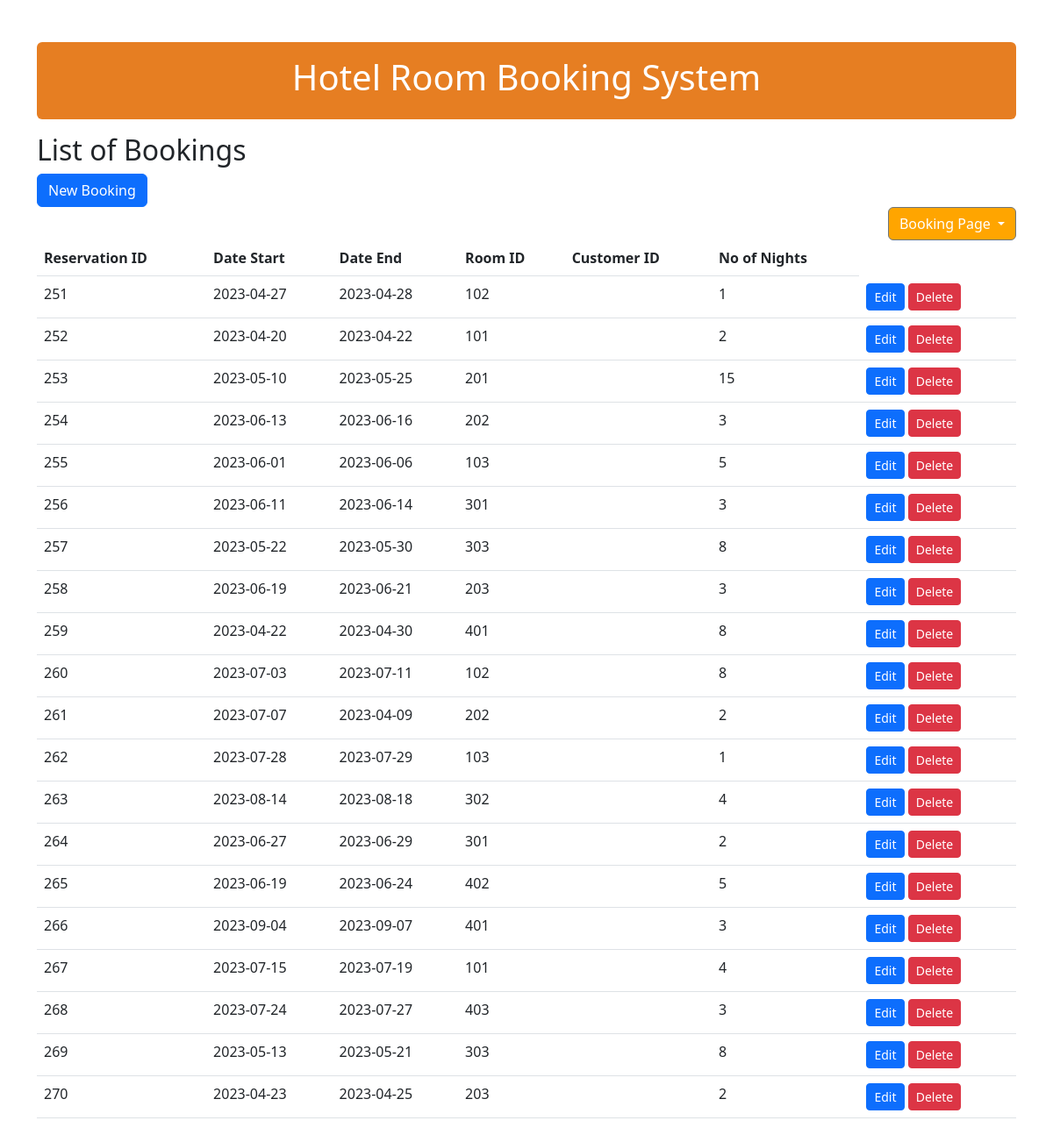
The page /bookings.php on the database its author committed.
### tables this page shows
CREATE TABLE `bookings` (
  `reservationid` int(11) NOT NULL,
  `datestart` date NOT NULL,
  `dateend` date NOT NULL,
  `roomid` int(11) DEFAULT NULL,
  `customers_id` int(11) DEFAULT NULL,
  `noofnights` int(11) DEFAULT NULL
);

### bookings.php (the view, shortened to what this page needs)
<!DOCTYPE html>
<html lang="en">
<head>
    <link rel= "stylesheet" href= "https://cdn.jsdelivr.net/npm/bootstrap@5.3.0-alpha3/dist/css/bootstrap.min.css">
    <link href="https://getbootstrap.com/docs/5.3/assets/css/docs.css" rel="stylesheet">
</head>
<body>
    <div class= "container my-5">
        <div class="text-center alert alert-danger" style="background:#e67e22;border:none;color:#fff" >
            <h1>Hotel Room Booking System</h1>
        </div>
        <h2>List of Bookings</h2>
        <a class="btn btn-primary" href="/mywebsite/createbookings.php" role="button">New Booking</a>
        <div class="dropdown-center">
            <button class="btn btn-secondary dropdown-toggle" type="button" data-bs-toggle="dropdown" aria-expanded="false" style="float:right; background-color: orange;">
                Booking Page
            </button>
        </div>
        <br>
        <table class="table">
            <thead>
                <tr>
                    <th>Reservation ID</th>
                    <th>Date Start</th>
                    <th>Date End</th>
                    <th>Room ID</th>
                    <th>Customer ID</th>
                    <th>No of Nights</th>
                </tr>
            </thead>
            <tbody>
                <?php
                $servername = "localhost";
                $username = "root";
                $password = "";
                $database = "bookingsystem";
                $connection = new mysqli($servername, $username, $password, $database);
                $sql = "SELECT * FROM bookings";
                $result = $connection->query($sql);
                while($row = $result->fetch_assoc()) {
                    echo "
                    <tr>
                        <td>$row[reservationid]</td>
                        <td>$row[datestart]</td>
                        <td>$row[dateend]</td>
                        <td>$row[roomid]</td>
                        <td>$row[customers_id]</td>
                        <td>$row[noofnights]</td>
                        <td>
                            <a class='btn btn-primary btn-sm' href='/mywebsite/editbookings.php?reservationid=$row[reservationid]'>Edit</a>
                            <a class='btn btn-danger btn-sm' href='/mywebsite/deletebookings.php?reservationid=$row[reservationid]'>Delete</a>
                        </td>
                    </tr>
                    ";
                }
                ?>
            </tbody>
        </table>
    </div>
</body>
</html>

### rows shown on the page
bookings: reservationid "251", datestart "2023-04-27", dateend "2023-04-28", roomid "102", noofnights "1"
bookings: reservationid "252", datestart "2023-04-20", dateend "2023-04-22", roomid "101", noofnights "2"
bookings: reservationid "253", datestart "2023-05-10", dateend "2023-05-25", roomid "201", noofnights "15"
bookings: reservationid "254", datestart "2023-06-13", dateend "2023-06-16", roomid "202", noofnights "3"
bookings: reservationid "255", datestart "2023-06-01", dateend "2023-06-06", roomid "103", noofnights "5"
bookings: reservationid "256", datestart "2023-06-11", dateend "2023-06-14", roomid "301", noofnights "3"
bookings: reservationid "257", datestart "2023-05-22", dateend "2023-05-30", roomid "303", noofnights "8"
bookings: reservationid "258", datestart "2023-06-19", dateend "2023-06-21", roomid "203", noofnights "3"
bookings: reservationid "259", datestart "2023-04-22", dateend "2023-04-30", roomid "401", noofnights "8"
bookings: reservationid "260", datestart "2023-07-03", dateend "2023-07-11", roomid "102", noofnights "8"
bookings: reservationid "261", datestart "2023-07-07", dateend "2023-04-09", roomid "202", noofnights "2"
bookings: reservationid "262", datestart "2023-07-28", dateend "2023-07-29", roomid "103", noofnights "1"
bookings: reservationid "263", datestart "2023-08-14", dateend "2023-08-18", roomid "302", noofnights "4"
bookings: reservationid "264", datestart "2023-06-27", dateend "2023-06-29", roomid "301", noofnights "2"
bookings: reservationid "265", datestart "2023-06-19", dateend "2023-06-24", roomid "402", noofnights "5"
bookings: reservationid "266", datestart "2023-09-04", dateend "2023-09-07", roomid "401", noofnights "3"
bookings: reservationid "267", datestart "2023-07-15", dateend "2023-07-19", roomid "101", noofnights "4"
bookings: reservationid "268", datestart "2023-07-24", dateend "2023-07-27", roomid "403", noofnights "3"
bookings: reservationid "269", datestart "2023-05-13", dateend "2023-05-21", roomid "303", noofnights "8"
bookings: reservationid "270", datestart "2023-04-23", dateend "2023-04-25", roomid "203", noofnights "2"
